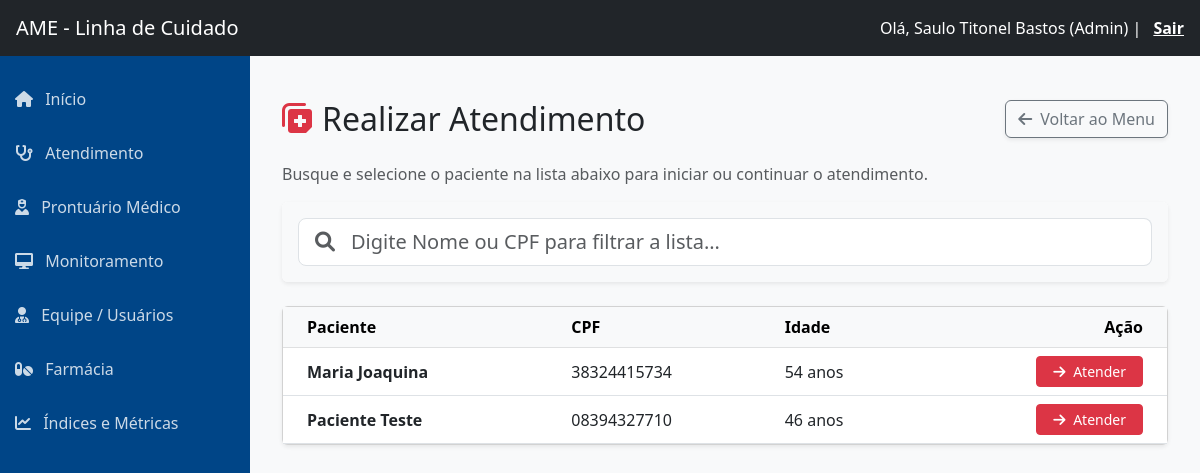
/atendimento/ (signed in), run on the app's committed database.
### core/models.py (models this page shows, shortened)
class Usuario(AbstractUser):
    mudar_senha = models.BooleanField(default=False, verbose_name="Forçar Troca de Senha")
    email_verificado = models.BooleanField(default=False, verbose_name="Email Verificado")
    TIPO_PROFISSIONAL_CHOICES = [
        ('MED', 'Médico'),
        ('ENF', 'Enfermeiro'),
        ('NUT', 'Nutricionista'),
        ('FAR', 'Farmacêutico'),
    ]
    TIPO_REGISTRO_CHOICES = [
        ('CRM', 'CRM'),
        ('COREN', 'COREN'),
        ('CRN', 'CRN'),
        ('CRF', 'CRF'),
    ]
    tipo_profissional = models.CharField(
        max_length=3,
        choices=TIPO_PROFISSIONAL_CHOICES,
        null=True,
        blank=True,
        verbose_name="Tipo Profissional"
    )
    tipo_registro = models.CharField(
        max_length=10,
        choices=TIPO_REGISTRO_CHOICES,
        null=True,
        blank=True,
        verbose_name="Conselho (Ex: CRM)"
    )
    registro_profissional = models.CharField(
        max_length=20,
        null=True,
        blank=True,
        verbose_name="Número do Conselho"
    )
    drt = models.CharField(
        max_length=20,
        null=True,
        blank=True,
        verbose_name="DRT / Matrícula"
    )
    USERNAME_FIELD = 'username'
    REQUIRED_FIELDS = ['email', 'first_name', 'last_name']

class Paciente(models.Model):
    SEXO_CHOICES = [('M', 'Masculino'), ('F', 'Feminino')]
    ETNIA_CHOICES = [
        ('Branca', 'Branca'), ('Parda', 'Parda'),
        ('Negra', 'Negra'), ('Indígena', 'Indígena')
    ]
    nome = models.CharField(max_length=100)
    cpf = models.CharField(max_length=14, unique=True)
    sexo = models.CharField(max_length=1, choices=SEXO_CHOICES)
    etnia = models.CharField(max_length=20, choices=ETNIA_CHOICES)
    data_nascimento = models.DateField()
    data_insercao = models.DateField(default=date.today)
    data_alta = models.DateField(null=True, blank=True)
    municipio = models.CharField(max_length=100, default='Caraguatatuba')
    telefone = models.CharField(max_length=20, blank=True)
    ativo = models.BooleanField(default=True)
    siresp = models.CharField(max_length=20, null=True, blank=True, verbose_name="Número CROSS / SIRESP")
    altura_ultima = models.DecimalField(max_digits=4, decimal_places=2, null=True, blank=True)
    @property
    def idade(self):
        if not self.data_nascimento: return 0
        hoje = date.today()
        return hoje.year - self.data_nascimento.year - (
                (hoje.month, hoje.day) < (self.data_nascimento.month, self.data_nascimento.day))

### core/views.py (the view)
# urls.py: path('atendimento/', views.atendimento_hub, name='atendimento_hub'),
@login_required
def atendimento_hub(request):
    pacientes = Paciente.objects.filter(ativo=True).order_by('nome')
    return render(request, 'atendimento_hub.html', {'pacientes': pacientes})

### core/templates/atendimento_hub.html (shortened to what this page needs)
{% extends 'sidebar.html' %}
{% block content %}
<div class="container mt-4">
    <div class="d-flex justify-content-between align-items-center mb-4">
        <h2 class="mb-0"><i class="fas fa-notes-medical text-danger me-2"></i>Realizar Atendimento</h2>
        <a href="{% url 'atendimento_opcoes' %}" class="btn btn-outline-secondary shadow-sm">
            <i class="fas fa-arrow-left me-2"></i>Voltar ao Menu
        </a>
    </div>
    <p class="text-muted">Busque e selecione o paciente na lista abaixo para iniciar ou continuar o atendimento.</p>
    <div class="card shadow-sm mb-4 border-0">
        <div class="card-body bg-light rounded">
            <div class="input-group input-group-lg">
                <span class="input-group-text bg-white text-muted"><i class="fas fa-search"></i></span>
                <input type="text" id="inputBuscaAtendimento" class="form-control border-start-0 ps-0"
                       placeholder="Digite Nome ou CPF para filtrar a lista..."
                       autocomplete="off" autofocus>
            </div>
        </div>
    </div>
    <div class="card shadow-sm">
        <div class="card-body p-0">
            <div class="table-responsive">
                <table class="table table-hover align-middle mb-0">
                    <thead class="table-light">
                        <tr>
                            <th class="ps-4">Paciente</th>
                            <th>CPF</th>
                            <th>Idade</th>
                            <th class="text-end pe-4">Ação</th>
                        </tr>
                    </thead>
                    <tbody>
                        {% for p in pacientes %}
                        <tr class="paciente-row" data-filter="{{ p.nome|lower }} {{ p.cpf }}">
                            <td class="ps-4 fw-bold">
                                <a href="{% url 'hub_opcoes_atendimento' p.id %}" class="text-decoration-none text-dark hover-link">
                                    {{ p.nome }}
                                </a>
                            </td>
                            <td>{{ p.cpf }}</td>
                            <td>{{ p.idade }} anos</td>
                            <td class="text-end pe-4">
                                <a href="{% url 'hub_opcoes_atendimento' p.id %}" class="btn btn-sm btn-danger px-3" title="Iniciar Atendimento">
                                    <i class="fas fa-arrow-right me-1"></i> Atender
                                </a>
                            </td>
                        </tr>
                        {% empty %}
                        <tr>
                            <td colspan="4" class="text-center py-4 text-muted">Nenhum paciente ativo cadastrado no sistema.</td>
                        </tr>
                        {% endfor %}
                    </tbody>
                </table>
            </div>
        </div>
    </div>
</div>
{% endblock %}

### core/templates/sidebar.html (shortened to what this page needs)
{% load static %}
<!DOCTYPE html>
<html lang="pt-br">
<head>
    <link href="https://cdn.jsdelivr.net/npm/bootstrap@5.3.0/dist/css/bootstrap.min.css" rel="stylesheet">
    <link href="https://cdnjs.cloudflare.com/ajax/libs/font-awesome/6.0.0/css/all.min.css" rel="stylesheet">
</head>
<body>
    <nav class="navbar navbar-dark bg-dark px-3">
        <a class="navbar-brand" href="#">AME - Linha de Cuidado</a>
        <div class="text-white">
            Olá, {{ user.get_full_name|default:user.username }}
            {% if user.is_superuser %}(Admin){% endif %} |
            <a href="{% url 'logout' %}" class="text-white fw-bold ms-2" style="text-decoration: underline;">Sair</a>
        </div>
    </nav>
    <div class="wrapper">
        <nav class="sidebar">
            <ul class="list-unstyled mt-3">
                <li>
                    <a href="{% url 'index' %}">
                        <i class="fas fa-home me-2"></i> Início
                    </a>
                </li>
                {% if user.is_superuser or user.tipo_profissional == 'ENF' or user.tipo_profissional == 'NUT' or user.tipo_profissional == 'FAR' or user.tipo_profissional == 'MED' %}
                <li>
                    <a href="{% url 'atendimento_opcoes' %}">
                        <i class="fas fa-stethoscope me-2"></i> Atendimento
                    </a>
                </li>
                {% endif %}
                <li>
                    <a href="{% url 'atendimento_hub' %}">
                        <i class="fas fa-user-nurse me-2"></i> Prontuário Médico
                    </a>
                </li>
                {% if user.is_superuser or user.tipo_profissional == 'ENF' or user.tipo_profissional == 'NUT' or user.tipo_profissional == 'FAR' %}
                <li>
                    <a href="{% url 'monitoramento_lista' %}">
                        <i class="fas fa-desktop me-2"></i> Monitoramento
                    </a>
                </li>
                {% endif %}
                {% if user.is_superuser %}
                <li>
                    <a href="{% url 'gestao_usuarios' %}">
                        <i class="fas fa-user-md me-2"></i> Equipe / Usuários
                    </a>
                </li>
                <li>
                    <a href="{% url 'gestao_medicamentos' %}">
                        <i class="fas fa-pills me-2"></i> Farmácia
                    </a>
                </li>
                <li>
                    <a href="{% url 'indices' %}">
                        <i class="fas fa-chart-line me-2"></i> Índices e Métricas
                    </a>
                </li>
                {% endif %}
            </ul>
        </nav>
        <main class="content">
            {% block content %}
            {% endblock %}
        </main>
    </div>
</body>
</html>

### core/templates/sidebar.html (style rules this page uses)
body { min-height: 100vh; display: flex; flex-direction: column; }
.wrapper { display: flex; flex: 1; }
.sidebar { min-width: 250px; background-color: #004587; color: white; min-height: 100vh; }
.sidebar a { color: rgba(255,255,255,0.8); text-decoration: none; padding: 15px; display: block; }
.content { flex: 1; padding: 20px; background-color: #f8f9fa; }

### data on the page
Usuario: get_full_name "Saulo Titonel Bastos"
Paciente: nome "Maria Joaquina", cpf "38324415734", idade "54"
Paciente: nome "Paciente Teste", cpf "08394327710", idade "46"
